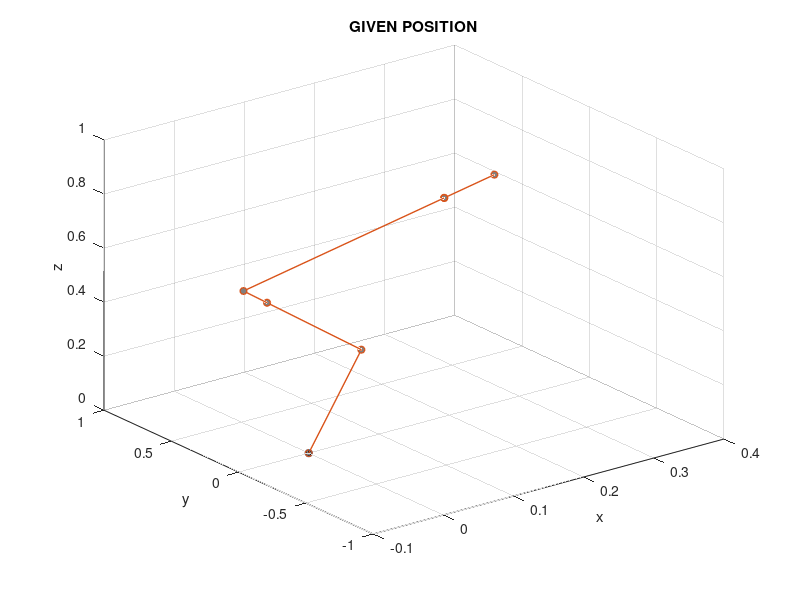

Write the MATLAB code that produced this figure.
%%
%  |$Q6)Determine the forward kinematics of the end effector if the joint configuration of the robot is given as follows: [?1,?2,?3,?4,?5,?6]=[0,75,30,135,?45,60] in degrees$|
clc;
clear ;
close all;
theta1 = 0;
theta2 = 0;
theta3 = 0;
theta4 = 0;
theta5 = 0;
theta6 = 0;
d1 = 0.330;
a1 = 0.075;
a2 = 0.300;
a3 = 0.075;
d4 = 0.320;
d6 = 0.080;
     
 
A1 = [cosd(theta1),-(cosd(90)* sind(theta1)),(sind(theta1)* sind(90)),(a1*cosd(theta1));
    sind(theta1),(cosd(90)* cosd(theta1)),-(cosd(theta1)* sind(90)),(a1*sind(theta1));
    0,sind(90),cosd(90),d1 ;
    0,0,0,1]
A2 = [cos(theta2+90),-cosd(0)* sin(theta2+90),sin(theta2+90)* sind(0),a2*cos(theta2+90);
    sin(theta2+90),cosd(0)* cos(theta2+90),cos(theta2+90)* sind(0),a2*sin(theta2+90);
    0,sind(0),cosd(0),0 ;
    0,0,0,1]
A3 = [cosd(theta3),-(cosd(90)* sind(theta3)),(sind(theta3)* sind(90)),(a3*cosd(theta3));
    sind(theta3),(cosd(90)* cosd(theta3)),-(cosd(theta3)* sind(90)),(a3*sind(theta3));
    0,sind(90),cosd(90),0 ;
    0,0,0,1]
A4 = [cosd(theta4),-(cosd(-90)* sind(theta4)),(sind(theta4)* sind(-90)),(0*cosd(theta4));
    sind(theta4),(cosd(-90)* cosd(theta4)),-(cosd(theta4)* sind(90)),(0*sind(theta4));
    0,sind(-90),cosd(-90),d4 ;
    0,0,0,1]
A5 = [cosd(theta5),-(cosd(90)* sind(theta5)),(sind(theta5)* sind(90)),(0*cosd(theta5));
    sind(theta5),(cosd(90)* cosd(theta5)),-(cosd(theta5)* sind(90)),(0*sind(theta5));
    0,sind(90),cosd(90),0 ;
    0,0,0,1]
A6 = [cosd(theta6),-(cosd(0)* sind(theta6)),(sind(theta6)* sind(0)),(0*cosd(theta6));
    sind(theta6),(cosd(0)* cosd(theta6)),-(cosd(theta6)* sind(0)),(0*sind(theta6));
    0,sind(0),cosd(0),d6 ;
    0,0,0,1]


H = A1*A2*A3*A4*A5*A6


fprintf('The forward kinematics of end effector is: ');
F = H(1:3,4)

A11 = A1;
A22 = A1*A2;
A33 = A1*A2*A3;
A44 = A1*A2*A3*A4;
A55 = A1*A2*A3*A4*A5;
A66 = A1*A2*A3*A4*A5*A6;

LinkX=[0 A11(1,4) A22(1,4) A33(1,4) A44(1,4) A55(1,4) A66(1,4)];
LinkY=[0 A11(2,4) A22(2,4) A33(2,4) A44(2,4) A55(2,4) A66(2,4)];
LinkZ=[0 A11(3,4) A22(3,4) A33(3,4) A44(3,4) A55(3,4) A66(3,4)];

plot3(0,0,0,'-o','LineWidth',1,'MarkerSize',5,'MarkerFaceColor',[0.1 0.1 0.1]);
hold on;
plot3(LinkX,LinkY,LinkZ,'-o','LineWidth',1,'MarkerSize',5,'MarkerFaceColor',[0.5 0.5 0.5]);
hold on;

xlabel('x');
ylabel('y');
zlabel('z');
title('GIVEN POSITION')
grid on
